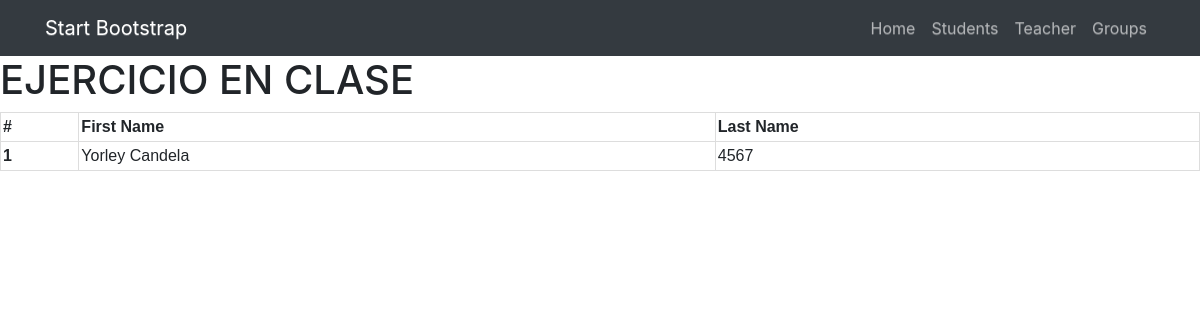
Before: /school/ with the older database file.
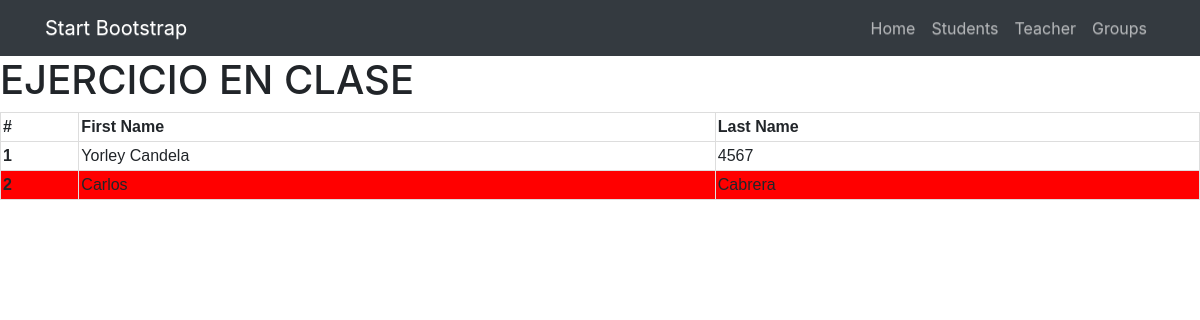
After: the same page with the newer database file.
### myapp/models.py (models this page shows, shortened)
class Student(models.Model):
    first_name = models.CharField(max_length=30)
    last_name = models.CharField(max_length=30)

### myapp/views.py (the view)
# urls.py: path('', index,name='home'),
def index(request):
    print('hola')
    students = Student.objects.all()
    context = {
        'students':students
    }
    return render(request, 'home.html', context)

### myapp/templates/home.html (shortened to what this page needs)
{% extends "base.html" %}
{% load static %}
{% block content %}
    <h1>EJERCICIO EN CLASE</h1>
    <table>
        <thead>
            <tr>
              <th scope="col">#</th>
              <th scope="col">First Name</th>
              <th scope="col">Last Name</th>
            </tr>
          </thead>
          <tbody>
            {% for sudent in students %}
            <tr>
              <th scope="row">{{ sudent.id }}</th>
              <td>{{ sudent.first_name }}</td>
              <td>{{ sudent.last_name }}</td>
            </tr>
            {% endfor %}
        </tbody>
    </table>
{% endblock %}

### myapp/templates/base.html (shortened to what this page needs)
{% load static %}
<!DOCTYPE html>
<html>
    <head>
        <link rel="stylesheet" href="https://maxcdn.bootstrapcdn.com/bootstrap/4.0.0/css/bootstrap.min.css">
        <link rel="stylesheet" href="https://maxcdn.bootstrapcdn.com/bootstrap/3.2.0/css/bootstrap-theme.min.css">
        <link rel="stylesheet" href="{% static 'style.css' %}">
    </head>
    <body>
        <div class="content">
            {% block nav_base %}
                {% include 'nav_base.html' %}
            {% endblock %}
            {% block content %}
            {% endblock %}
        </div>
    </body>
</html>

### myapp/templates/nav_base.html (shortened to what this page needs)
<nav class="navbar navbar-expand-lg navbar-dark bg-dark static-top">
    <div class="container">
      <a class="navbar-brand" href="#">Start Bootstrap</a>
      <div class="collapse navbar-collapse" id="navbarResponsive">
        <ul class="navbar-nav ml-auto">
          <li class="nav-item">
            <a class="nav-link" href="{% url 'home' %}">Home</a>
          </li>
          <li class="nav-item">
            <a class="nav-link" href="{% url 'students' %}">Students</a>
          </li>
          <li class="nav-item">
            <a class="nav-link" href="{% url 'teachers' %}">Teacher</a>
          </li>
          <li class="nav-item">
            <a class="nav-link" href="">Groups</a>
          </li>
        </ul>
      </div>
    </div>
  </nav>

### static/style.css (style rules this page uses)
table { font-family: arial, sans-serif; border-collapse: collapse; width: 100%; }
td, th { border: 1px solid #dddddd; text-align: left; padding: 2px; }
tr:nth-child(even) { background-color: red; }

Changed rows visible on the page:
added Student: id "2", first_name "Carlos", last_name "Cabrera"
